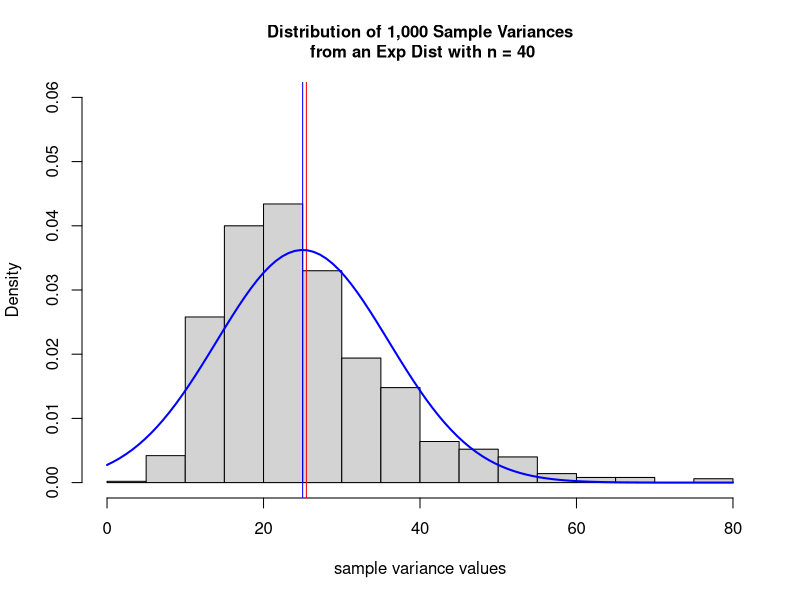

Here is the R script that generated this plot: (Note: this script raises an error after producing the figure.)
## ---- chunk 1
set.seed(123)
smu<-NULL
svar<-NULL
n=40
for (i in 1:1000){
  sample = rexp(n,rate = 0.2)
  cmu<-mean(sample)
  cvar<-40/39*var(sample)
  #print(cvar)
  
  smu<-c(smu,cmu)
  svar<-c(svar,cvar)
}
var.mean = mean(svar)
hist(svar,prob=T, ylim=c(0,0.06),breaks=15,
     main = "Distribution of 1,000 Sample Variances\n from an Exp Dist with n = 40",
     cex.main = 1,
     xlab = "sample variance values")
abline(v=var.mean,col="red")
abline(v=25,col="blue")
curve(dnorm(x,mean=25, sd=sd(svar)), col="blue", add=T,lwd=2)

conf.int<- var.mean + c(-1,1)*qnorm(0.995)*25/sqrt(40)

legend("topright", 
  legend = c("Theoretical Mean of Variances: 25", 
             paste("sampling Mean of Variances:",round(samplingmu,2)), 
             paste("Confidence Interval: ",
                   "[",
                   round(conf.int[1],2),
                   ", ",
                   round(conf.int[2],2),"]"
                            ,sep=""),
             paste("Theoretical Standard Error: ",
                   round(5/sqrt(40),2),sep=""),
             paste("Calculated Standard Error: ",
                   round(sd(smu),2),sep="")),
  col = c("blue","red", "0","0","0"), 
  pch = "-", 
  bty = "n", 
  pt.cex = 2, 
  cex = .9, 
  text.col = "black", 
  horiz = F , 
  #inset = c(0, 0.2)
  )
var.mean
sd(svar)
## ---- chunk 2
knitr::opts_chunk$set(echo = TRUE)
## ---- chunk 3
summary(cars)
## ---- chunk 4
plot(pressure)
